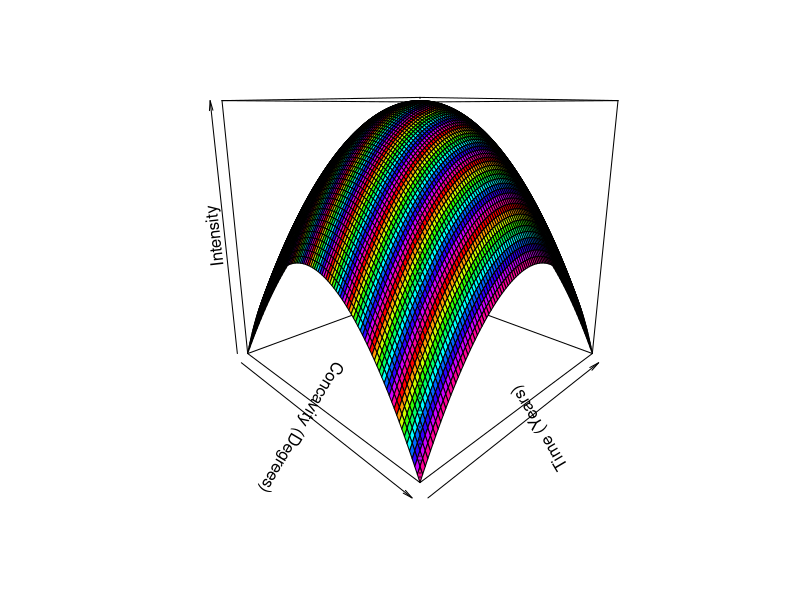

Write the R code that produced this figure.

#3D Plot
x <- seq(-1, 1, length = 101)
y <- seq(-1, 1, length = 101)
Z <- outer(x, x, function(x, y) (1-x^2-y^2))
Z
#Outer Object
persp(x=x ,y=x ,z=Z, theta = 45, ylab = "Time (Years)", xlab = "Concavity (Degrees)", zlab = "Intensity", col = rainbow(10))
